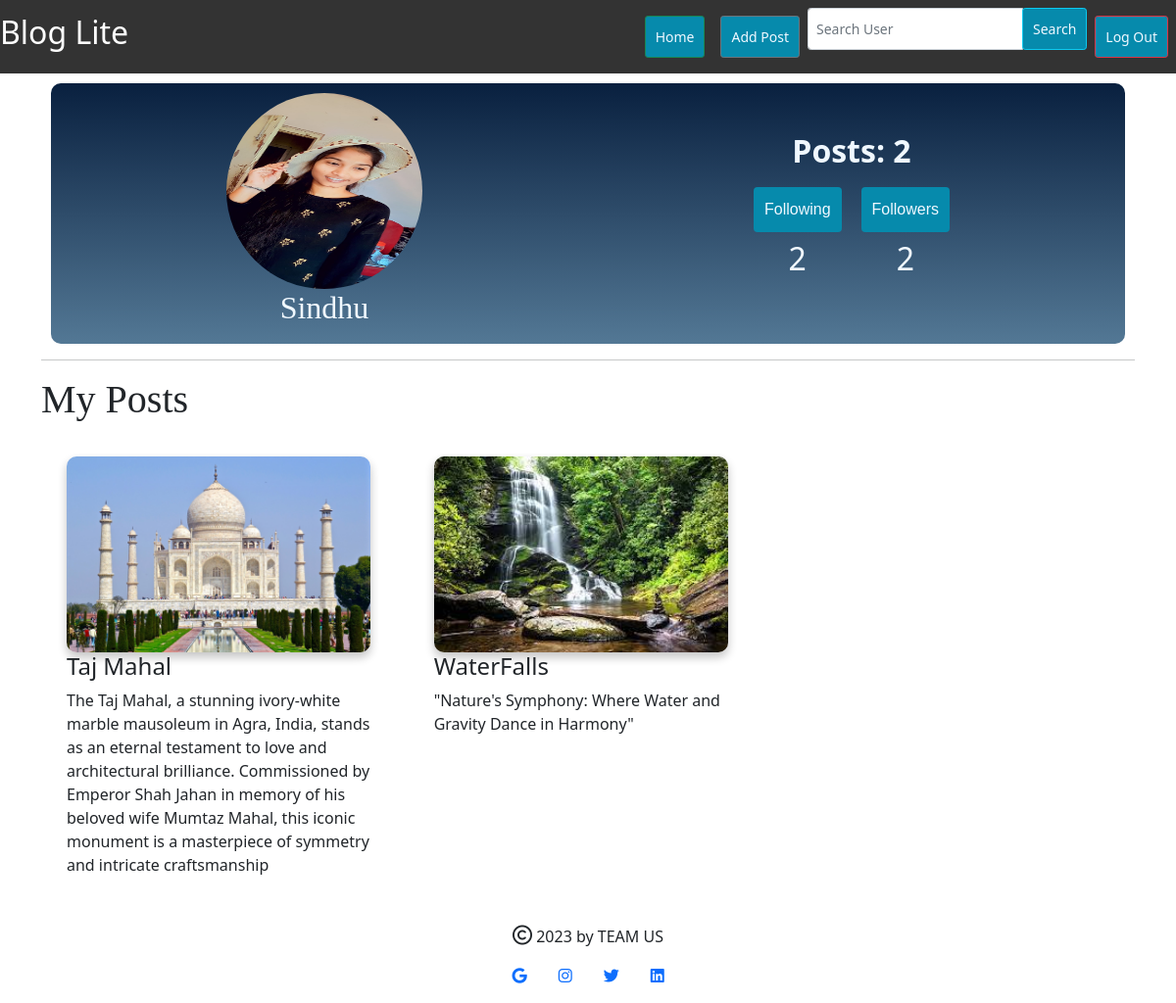
/myprofile (signed in), run on the app's committed database.
### application/models.py (models this page shows)
class User(db.Model):
    __tablename__ = 'user'
    id = db.Column(db.Integer, autoincrement=True, primary_key=True)
    username = db.Column(db.String, unique=True)
    password = db.Column(db.String)
    no_of_followers = db.Column(db.Integer)
    no_of_posts = db.Column(db.Integer)
    profile_photo = db.Column(db.String)

class Blog(db.Model):
    __tablename__ = 'blog'
    id = db.Column(db.Integer, autoincrement=True, primary_key=True)
    title = db.Column(db.String)
    caption_description = db.Column(db.String)
    image_url = db.Column(db.String)
    timestamp = db.Column(DateTime(timezone = True), default = func.now(),onupdate = func.now())
    user_id = db.Column(db.Integer)
    user_name = db.Column(db.String)

### application/user_controllers.py (the view)
@app.route("/myprofile", methods=["GET"])
def myprofile():
    followed = UserRelation.query.filter_by(
        follower_id=session.get("logged_user")["id"]
    ).count()
    followedby = UserRelation.query.filter_by(
        following_id=session.get("logged_user")["id"]
    ).count()
    bloglist = Blog.query.filter_by(user_id=session.get("logged_user")["id"]).all()
    user = User.query.get(session.get("logged_user")["id"])
    return render_template(
        "myprofile.html",
        Username=session.get("logged_user")["username"],
        followed=followed,
        followedby=followedby,
        bloglist=bloglist,
        user=user,
    )

### templates/myprofile.html (shortened to what this page needs)
<!DOCTYPE html>
<html>
<head>
  <link rel="stylesheet" type="text/css" href="{{ url_for('static', filename='bootstrap/css/bootstrap.min.css') }}" />
  <link rel="stylesheet" type="text/css" href="{{ url_for('static', filename='style.css') }}" />
  <link rel="stylesheet" type="text/css" href="{{ url_for('static', filename='myprofile.css') }}" />
</head>
<body class="con">
  <nav class="navbar navbar-expand-lg navbar-light" style="background-color: #333333;">
    <a class="navbar-brand" href="#">
      <h2 style="color: white;">Blog Lite</h2>
    </a>
    <div class="collapse navbar-collapse justify-content-end" id="navbarNav">
      <ul class="navbar-nav">
        <li class="nav-item">
          <a class="nav-link" href="/home" method="GET">
            <button class="btn btn-success btn-sm" type="button">Home</button>
          </a>
        </li>
        <li class="nav-item">
          <a class="nav-link" href="/addpost" method="GET">
            <button class="btn btn-secondary btn-sm" type="button">Add Post</button>
          </a>
        </li>
        <li class="nav-item">
          <form class="form-inline" action="/searchuser" method="POST">
            <div class="input-group">
              <input class="form-control form-control-sm" id="search-user" name="searchuser" type="search"
                placeholder="Search User">
              <div class="input-group-append">
                <button class="btn btn-outline-info btn-sm" type="submit">Search</button>
              </div>
            </div>
          </form>
        </li>
        <li class="nav-item">
          <a class="nav-link" href="/logout" method="GET">
            <button class="btn btn-danger btn-sm" type="button">Log Out</button>
          </a>
        </li>
      </ul>
    </div>
  </nav>
  <div class="container">
    <div class="profile-con">
      <div class="col-6 profile">
        <img class="fixedimage" src="/static/uploads/{{ user.profile_photo }}" style="width: 100;" />
        <h2 class="Username">{{ Username }}</h2>
      </div>
      <div class="col-6 total-blog">
        <h2 class="posts">Posts: <span>{{ bloglist|length }}</span></h2>
        <div class="follow-blog">
          <div class="follow">
            <h2 class="follow-text"><a href="/listoffollowed"><button class="btn">Following</button></a></h2>
            <h2>{{ followed }}</h2>
          </div>
          <div class="follow">
            <h2 class="follow-text"><a href="/listoffollowedby"><button class="btn">Followers</button></a> </h2>
            <h2>{{ followedby }}</h2>
          </div>
        </div>
      </div>
    </div>
  </div>
  <div class="container">
    <hr />
    <h1 class="MyPost">My Posts</h1>
  </div>
  <div class="container">
    <div class="row g-2">
      {% if bloglist|length > 0 %}
      {% for item in bloglist %}
      <div class="col-4">
        <div class="p-3 myposts">
          <div>
            <img class="postimage" src="/static/uploads/{{ item.image_url }}" style="width: 100;" />
            <div class="col">
              <h4>{{ item.title }}</h4>
            </div>
            <div class="col">
              <p>{{ item.caption_description }}</p>
            </div>
          </div>
        </div>
      </div>
      {% endfor %}
      {% else %}
      <div class="notfound-con">
        <p><img class="notfound-image" src="/static/not_found.jpg" style="width: 100;" /></p>
      </div>
      {% endif %}
    </div>
  </div>
  <div class="d-flex flex-row justify-content-center">
    <div class="d-flex flex-column">
      <div class="back text-center ">
        <i class="far fa-copyright icon mt-2 " style="font-size: 20px;
        "></i>
        <span class="para ml-2 mt-2"> 2023 by TEAM US</span>
      </div>
      <div class="bottom d-flex flex-row">
        <div class="icons-container m-3">
          <a href="https://www.rgukt.ac.in/" target="_blank"><i class="fab fa-google icon"></i></a>
        </div>
        <div class="icons-container m-3">
          <a href="https://www.instagram.com/beautyofrgukt/?hl=en" target="_blank"><i
              class="fab fa-instagram icon"></i></a>
        </div>
        <div class="icons-container m-3">
          <a href="https://twitter.com/RGUKT_Basara" target="_blank"><i class="fab fa-twitter icon"></i></a>
        </div>
        <div class="icons-container m-3">
          <a href="https://in.linkedin.com/school/rguktbasar/" target="_blank"><i class="fab fa-linkedin icon"></i></a>
        </div>
      </div>
    </div>
  </div>
</body>
</body>
</html>

### static/myprofile.css (style rules this page uses)
.fixedimage { border-radius: 100%; height: 200px; width: 200px; }
.profile { display: flex; justify-content: center; align-items: center; flex-direction: column; }
.Username { color: aliceblue; font-family: " Bricolage Grotesque"; }
.follow-blog { display: flex; justify-content: space-around; align-items: center; }
.total-blog { display: flex; flex-direction: column; justify-content: center; align-items: center; text-align: center; }
.follow { display: flex; justify-content: center; align-items: center; flex-direction: column; padding: 10px; }
.follow-text { text-decoration: none; font-size: 25px; font-family: Arial, Helvetica, sans-serif; font-weight: 600; }
.posts { font-weight: 600; }
.myposts { display: flex; flex-direction: column; align-items: center; justify-content: center; margin: 10px; }
.postimage { border-radius: 10px; height: 200px; box-shadow: rgba(10, 10, 10, 0.24) 0px 5px 10px; weight: 200px; }
.btn { background-color: rgb(6, 138, 172); padding: 10px; color: aliceblue }
.profile-con { background-image: linear-gradient(#09203F, #537895); display: flex; justify-content: center; align-items: center; padding: 10px; border-radius: 10px; color: aliceblue; margin: 10px }
.MyPost { font-family: " Bricolage Grotesque"; }

### data on the page
User: profile_photo (picture)
Blog: image_url (picture), title "Taj Mahal", caption_description "The Taj Mahal, a stunning ivory-white marble mausoleum in Agra, India, stands as an eternal testament to love and architectural brilliance. Commissioned by Emperor Shah Jahan in memory of his beloved wife Mumtaz Mahal, this iconic monument is a masterpiece of symmetry and intricate craftsmanship"
Blog: image_url (picture), title "WaterFalls", caption_description "\"Nature's Symphony: Where Water and Gravity Dance in Harmony\""

### other printed values
{{ Username }} "Sindhu"
{{ bloglist|length }} "2"
{{ followed }} "2"
{{ followedby }} "2"
